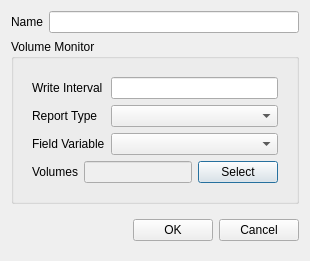
<?xml version="1.0" encoding="UTF-8"?>
<ui version="4.0">
 <class>VolumeDialog</class>
 <widget class="QDialog" name="VolumeDialog">
  <property name="geometry">
   <rect>
    <x>0</x>
    <y>0</y>
    <width>310</width>
    <height>260</height>
   </rect>
  </property>
  <property name="windowTitle">
   <string>Volume Monitor</string>
  </property>
  <layout class="QVBoxLayout" name="verticalLayout">
   <item>
    <widget class="QWidget" name="nameWidget" native="true">
     <layout class="QFormLayout" name="formLayout_8">
      <property name="leftMargin">
       <number>0</number>
      </property>
      <property name="topMargin">
       <number>0</number>
      </property>
      <property name="rightMargin">
       <number>0</number>
      </property>
      <property name="bottomMargin">
       <number>0</number>
      </property>
      <item row="0" column="0">
       <widget class="QLabel" name="label_1">
        <property name="text">
         <string>Name</string>
        </property>
       </widget>
      </item>
      <item row="0" column="1">
       <widget class="MonitorNameEdit" name="name"/>
      </item>
     </layout>
    </widget>
   </item>
   <item>
    <widget class="QGroupBox" name="monitor">
     <property name="title">
      <string>Volume Monitor</string>
     </property>
     <layout class="QVBoxLayout" name="verticalLayout_2">
      <item>
       <widget class="QWidget" name="properties" native="true">
        <layout class="QFormLayout" name="formLayout">
         <property name="bottomMargin">
          <number>0</number>
         </property>
         <item row="0" column="0">
          <widget class="QLabel" name="label_5">
           <property name="text">
            <string>Write Interval</string>
           </property>
          </widget>
         </item>
         <item row="0" column="1">
          <widget class="FloatEdit" name="writeInterval">
           <property name="text">
            <string/>
           </property>
          </widget>
         </item>
         <item row="1" column="0">
          <widget class="QLabel" name="label">
           <property name="text">
            <string>Report Type</string>
           </property>
          </widget>
         </item>
         <item row="1" column="1">
          <widget class="EnumComboBox" name="reportType"/>
         </item>
         <item row="2" column="0">
          <widget class="QLabel" name="label_2">
           <property name="text">
            <string>Field Variable</string>
           </property>
          </widget>
         </item>
         <item row="2" column="1">
          <widget class="QComboBox" name="fieldVariable"/>
         </item>
        </layout>
       </widget>
      </item>
      <item>
       <widget class="QWidget" name="widget" native="true">
        <layout class="QHBoxLayout" name="horizontalLayout_2">
         <property name="leftMargin">
          <number>9</number>
         </property>
         <property name="topMargin">
          <number>0</number>
         </property>
         <property name="rightMargin">
          <number>9</number>
         </property>
         <property name="bottomMargin">
          <number>9</number>
         </property>
         <item>
          <widget class="QLabel" name="label_3">
           <property name="text">
            <string>Volumes</string>
           </property>
          </widget>
         </item>
         <item>
          <widget class="QLineEdit" name="volume">
           <property name="enabled">
            <bool>false</bool>
           </property>
          </widget>
         </item>
         <item>
          <widget class="QPushButton" name="select">
           <property name="text">
            <string>Select</string>
           </property>
          </widget>
         </item>
        </layout>
       </widget>
      </item>
     </layout>
    </widget>
   </item>
   <item>
    <widget class="QWidget" name="widget_3" native="true">
     <layout class="QHBoxLayout" name="horizontalLayout_3">
      <property name="rightMargin">
       <number>0</number>
      </property>
      <item>
       <spacer name="horizontalSpacer_2">
        <property name="orientation">
         <enum>Qt::Orientation::Horizontal</enum>
        </property>
        <property name="sizeHint" stdset="0">
         <size>
          <width>208</width>
          <height>20</height>
         </size>
        </property>
       </spacer>
      </item>
      <item>
       <widget class="QPushButton" name="ok">
        <property name="text">
         <string>OK</string>
        </property>
       </widget>
      </item>
      <item>
       <widget class="QPushButton" name="cancel">
        <property name="text">
         <string>Cancel</string>
        </property>
       </widget>
      </item>
     </layout>
    </widget>
   </item>
  </layout>
 </widget>
 <customwidgets>
  <customwidget>
   <class>EnumComboBox</class>
   <extends>QComboBox</extends>
   <header>widgets.enum_combo_box</header>
  </customwidget>
  <customwidget>
   <class>MonitorNameEdit</class>
   <extends>QLineEdit</extends>
   <header>widgets.typed_edit</header>
  </customwidget>
  <customwidget>
   <class>FloatEdit</class>
   <extends>QLineEdit</extends>
   <header location="global">widgets.typed_edit</header>
  </customwidget>
 </customwidgets>
 <resources/>
 <connections>
  <connection>
   <sender>cancel</sender>
   <signal>clicked()</signal>
   <receiver>VolumeDialog</receiver>
   <slot>reject()</slot>
   <hints>
    <hint type="sourcelabel">
     <x>263</x>
     <y>225</y>
    </hint>
    <hint type="destinationlabel">
     <x>154</x>
     <y>127</y>
    </hint>
   </hints>
  </connection>
 </connections>
</ui>
